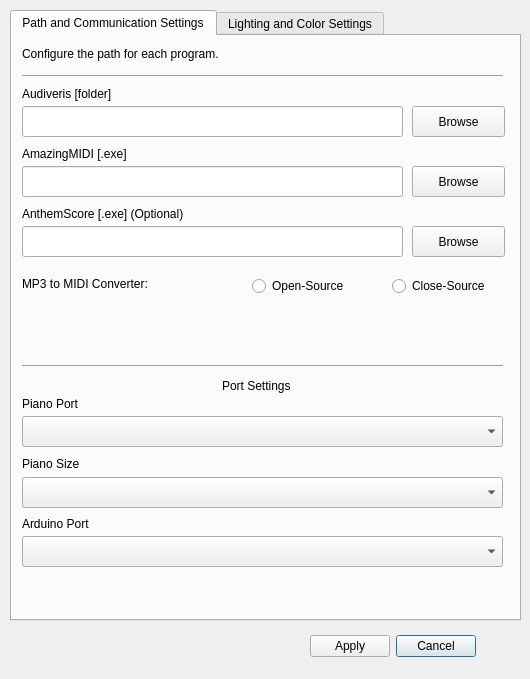
<?xml version="1.0" encoding="UTF-8"?>
<ui version="4.0">
 <class>Dialog</class>
 <widget class="QDialog" name="Dialog">
  <property name="geometry">
   <rect>
    <x>0</x>
    <y>0</y>
    <width>530</width>
    <height>679</height>
   </rect>
  </property>
  <property name="windowTitle">
   <string>Settings</string>
  </property>
  <widget class="QDialogButtonBox" name="apply_cancel_buttonBox">
   <property name="geometry">
    <rect>
     <x>310</x>
     <y>630</y>
     <width>201</width>
     <height>32</height>
    </rect>
   </property>
   <property name="layoutDirection">
    <enum>Qt::RightToLeft</enum>
   </property>
   <property name="orientation">
    <enum>Qt::Horizontal</enum>
   </property>
   <property name="standardButtons">
    <set>QDialogButtonBox::Apply|QDialogButtonBox::Cancel</set>
   </property>
  </widget>
  <widget class="QTabWidget" name="tabWidget">
   <property name="geometry">
    <rect>
     <x>10</x>
     <y>10</y>
     <width>511</width>
     <height>611</height>
    </rect>
   </property>
   <property name="layoutDirection">
    <enum>Qt::LeftToRight</enum>
   </property>
   <property name="currentIndex">
    <number>0</number>
   </property>
   <widget class="QWidget" name="path_and_comm_tab">
    <attribute name="title">
     <string>Path and Communication Settings</string>
    </attribute>
    <widget class="QPushButton" name="anthemscore_pushButton">
     <property name="geometry">
      <rect>
       <x>400</x>
       <y>190</y>
       <width>93</width>
       <height>31</height>
      </rect>
     </property>
     <property name="text">
      <string>Browse</string>
     </property>
    </widget>
    <widget class="QLineEdit" name="anthemscore_lineEdit">
     <property name="geometry">
      <rect>
       <x>10</x>
       <y>190</y>
       <width>381</width>
       <height>31</height>
      </rect>
     </property>
    </widget>
    <widget class="QPushButton" name="audiveris_pushButton">
     <property name="geometry">
      <rect>
       <x>400</x>
       <y>70</y>
       <width>93</width>
       <height>31</height>
      </rect>
     </property>
     <property name="text">
      <string>Browse</string>
     </property>
    </widget>
    <widget class="QLabel" name="anthemscore_label">
     <property name="geometry">
      <rect>
       <x>10</x>
       <y>170</y>
       <width>191</width>
       <height>16</height>
      </rect>
     </property>
     <property name="text">
      <string>AnthemScore [.exe] (Optional)</string>
     </property>
    </widget>
    <widget class="Line" name="path_line">
     <property name="geometry">
      <rect>
       <x>10</x>
       <y>30</y>
       <width>481</width>
       <height>20</height>
      </rect>
     </property>
     <property name="orientation">
      <enum>Qt::Horizontal</enum>
     </property>
    </widget>
    <widget class="QLabel" name="audiveris_label">
     <property name="geometry">
      <rect>
       <x>10</x>
       <y>50</y>
       <width>101</width>
       <height>16</height>
      </rect>
     </property>
     <property name="text">
      <string>Audiveris [folder]</string>
     </property>
    </widget>
    <widget class="QLineEdit" name="amazingmidi_lineEdit">
     <property name="geometry">
      <rect>
       <x>10</x>
       <y>130</y>
       <width>381</width>
       <height>31</height>
      </rect>
     </property>
    </widget>
    <widget class="QLabel" name="amazingmidi_label">
     <property name="geometry">
      <rect>
       <x>10</x>
       <y>110</y>
       <width>121</width>
       <height>16</height>
      </rect>
     </property>
     <property name="text">
      <string>AmazingMIDI [.exe]</string>
     </property>
    </widget>
    <widget class="QLabel" name="configure_path_label">
     <property name="geometry">
      <rect>
       <x>10</x>
       <y>10</y>
       <width>231</width>
       <height>16</height>
      </rect>
     </property>
     <property name="text">
      <string>Configure the path for each program.</string>
     </property>
    </widget>
    <widget class="QPushButton" name="amazingmidi_pushButton">
     <property name="geometry">
      <rect>
       <x>400</x>
       <y>130</y>
       <width>93</width>
       <height>31</height>
      </rect>
     </property>
     <property name="text">
      <string>Browse</string>
     </property>
    </widget>
    <widget class="QLineEdit" name="audiveris_lineEdit">
     <property name="geometry">
      <rect>
       <x>10</x>
       <y>70</y>
       <width>381</width>
       <height>31</height>
      </rect>
     </property>
    </widget>
    <widget class="QLabel" name="mp3_to_midi_converter_label">
     <property name="geometry">
      <rect>
       <x>10</x>
       <y>240</y>
       <width>141</width>
       <height>16</height>
      </rect>
     </property>
     <property name="text">
      <string>MP3 to MIDI Converter:</string>
     </property>
    </widget>
    <widget class="QRadioButton" name="open_source_radioButton">
     <property name="geometry">
      <rect>
       <x>240</x>
       <y>240</y>
       <width>111</width>
       <height>20</height>
      </rect>
     </property>
     <property name="text">
      <string>Open-Source</string>
     </property>
    </widget>
    <widget class="QRadioButton" name="close_source_radioButton">
     <property name="geometry">
      <rect>
       <x>380</x>
       <y>240</y>
       <width>111</width>
       <height>20</height>
      </rect>
     </property>
     <property name="text">
      <string>Close-Source</string>
     </property>
    </widget>
    <widget class="QLabel" name="pianoport_label">
     <property name="geometry">
      <rect>
       <x>10</x>
       <y>360</y>
       <width>71</width>
       <height>16</height>
      </rect>
     </property>
     <property name="text">
      <string>Piano Port</string>
     </property>
    </widget>
    <widget class="QLabel" name="pianosize_label">
     <property name="geometry">
      <rect>
       <x>10</x>
       <y>420</y>
       <width>71</width>
       <height>16</height>
      </rect>
     </property>
     <property name="text">
      <string>Piano Size</string>
     </property>
    </widget>
    <widget class="QLabel" name="portsettings_label">
     <property name="geometry">
      <rect>
       <x>210</x>
       <y>340</y>
       <width>81</width>
       <height>20</height>
      </rect>
     </property>
     <property name="text">
      <string>Port Settings</string>
     </property>
    </widget>
    <widget class="QComboBox" name="pianoport_comboBox">
     <property name="geometry">
      <rect>
       <x>10</x>
       <y>380</y>
       <width>481</width>
       <height>31</height>
      </rect>
     </property>
    </widget>
    <widget class="QLabel" name="arduinoport_label">
     <property name="geometry">
      <rect>
       <x>10</x>
       <y>480</y>
       <width>81</width>
       <height>16</height>
      </rect>
     </property>
     <property name="text">
      <string>Arduino Port</string>
     </property>
    </widget>
    <widget class="QComboBox" name="arduinoport_comboBox">
     <property name="geometry">
      <rect>
       <x>10</x>
       <y>500</y>
       <width>481</width>
       <height>31</height>
      </rect>
     </property>
    </widget>
    <widget class="QComboBox" name="pianosize_comboBox">
     <property name="geometry">
      <rect>
       <x>10</x>
       <y>441</y>
       <width>481</width>
       <height>31</height>
      </rect>
     </property>
    </widget>
    <widget class="Line" name="comm_line">
     <property name="geometry">
      <rect>
       <x>10</x>
       <y>320</y>
       <width>481</width>
       <height>20</height>
      </rect>
     </property>
     <property name="orientation">
      <enum>Qt::Horizontal</enum>
     </property>
    </widget>
   </widget>
   <widget class="QWidget" name="color_tab">
    <attribute name="title">
     <string>Lighting and Color Settings</string>
    </attribute>
    <widget class="QLabel" name="colorsettings_label">
     <property name="geometry">
      <rect>
       <x>170</x>
       <y>10</y>
       <width>151</width>
       <height>20</height>
      </rect>
     </property>
     <property name="text">
      <string>Lighting Scheme Settings</string>
     </property>
    </widget>
    <widget class="QComboBox" name="beginner_comboBox">
     <property name="geometry">
      <rect>
       <x>10</x>
       <y>60</y>
       <width>481</width>
       <height>31</height>
      </rect>
     </property>
    </widget>
    <widget class="QLabel" name="beginner_label">
     <property name="geometry">
      <rect>
       <x>10</x>
       <y>40</y>
       <width>191</width>
       <height>16</height>
      </rect>
     </property>
     <property name="text">
      <string>Beginner Mode Lighting Scheme</string>
     </property>
    </widget>
    <widget class="QLabel" name="intermediate_label">
     <property name="geometry">
      <rect>
       <x>10</x>
       <y>100</y>
       <width>221</width>
       <height>16</height>
      </rect>
     </property>
     <property name="text">
      <string>Intermediate Mode Lighting Scheme</string>
     </property>
    </widget>
    <widget class="QComboBox" name="intermediate_comboBox">
     <property name="geometry">
      <rect>
       <x>10</x>
       <y>120</y>
       <width>481</width>
       <height>31</height>
      </rect>
     </property>
    </widget>
    <widget class="QLabel" name="expert_label">
     <property name="geometry">
      <rect>
       <x>10</x>
       <y>160</y>
       <width>251</width>
       <height>16</height>
      </rect>
     </property>
     <property name="text">
      <string>Expert Mode Lighting Scheme</string>
     </property>
    </widget>
    <widget class="QComboBox" name="expert_comboBox">
     <property name="geometry">
      <rect>
       <x>10</x>
       <y>180</y>
       <width>481</width>
       <height>31</height>
      </rect>
     </property>
    </widget>
    <widget class="Line" name="line">
     <property name="geometry">
      <rect>
       <x>10</x>
       <y>230</y>
       <width>481</width>
       <height>16</height>
      </rect>
     </property>
     <property name="orientation">
      <enum>Qt::Horizontal</enum>
     </property>
    </widget>
    <widget class="QLabel" name="colorsettings_label_2">
     <property name="geometry">
      <rect>
       <x>210</x>
       <y>250</y>
       <width>81</width>
       <height>20</height>
      </rect>
     </property>
     <property name="text">
      <string>Color Settings</string>
     </property>
    </widget>
    <widget class="QToolBox" name="toolBox">
     <property name="geometry">
      <rect>
       <x>10</x>
       <y>276</y>
       <width>481</width>
       <height>291</height>
      </rect>
     </property>
     <property name="currentIndex">
      <number>0</number>
     </property>
     <widget class="QWidget" name="black_and_white_page">
      <property name="geometry">
       <rect>
        <x>0</x>
        <y>0</y>
        <width>481</width>
        <height>198</height>
       </rect>
      </property>
      <attribute name="label">
       <string>Black and White Key Distinction</string>
      </attribute>
      <widget class="QPushButton" name="black_key_pushButton">
       <property name="geometry">
        <rect>
         <x>30</x>
         <y>80</y>
         <width>141</width>
         <height>61</height>
        </rect>
       </property>
       <property name="text">
        <string/>
       </property>
      </widget>
      <widget class="QLabel" name="black_key_label">
       <property name="geometry">
        <rect>
         <x>70</x>
         <y>40</y>
         <width>61</width>
         <height>16</height>
        </rect>
       </property>
       <property name="text">
        <string>Black Keys</string>
       </property>
      </widget>
      <widget class="QLabel" name="white_key_label">
       <property name="geometry">
        <rect>
         <x>340</x>
         <y>40</y>
         <width>71</width>
         <height>16</height>
        </rect>
       </property>
       <property name="text">
        <string>White Keys</string>
       </property>
      </widget>
      <widget class="QPushButton" name="white_key_pushButton">
       <property name="geometry">
        <rect>
         <x>300</x>
         <y>80</y>
         <width>141</width>
         <height>61</height>
        </rect>
       </property>
       <property name="text">
        <string/>
       </property>
      </widget>
     </widget>
     <widget class="QWidget" name="right_wrong_and_upcoming_page">
      <property name="geometry">
       <rect>
        <x>0</x>
        <y>0</y>
        <width>481</width>
        <height>198</height>
       </rect>
      </property>
      <attribute name="label">
       <string>Right, Wrong, and Upcoming Note Distinction</string>
      </attribute>
      <widget class="QPushButton" name="right_pushButton">
       <property name="geometry">
        <rect>
         <x>10</x>
         <y>70</y>
         <width>141</width>
         <height>61</height>
        </rect>
       </property>
       <property name="text">
        <string/>
       </property>
      </widget>
      <widget class="QPushButton" name="wrong_pushButton">
       <property name="geometry">
        <rect>
         <x>170</x>
         <y>70</y>
         <width>141</width>
         <height>61</height>
        </rect>
       </property>
       <property name="text">
        <string/>
       </property>
      </widget>
      <widget class="QPushButton" name="upcoming_pushButton">
       <property name="geometry">
        <rect>
         <x>330</x>
         <y>70</y>
         <width>141</width>
         <height>61</height>
        </rect>
       </property>
       <property name="text">
        <string/>
       </property>
      </widget>
      <widget class="QLabel" name="right_label">
       <property name="geometry">
        <rect>
         <x>50</x>
         <y>30</y>
         <width>61</width>
         <height>16</height>
        </rect>
       </property>
       <property name="text">
        <string>Right Note</string>
       </property>
      </widget>
      <widget class="QLabel" name="wrong_label">
       <property name="geometry">
        <rect>
         <x>200</x>
         <y>30</y>
         <width>71</width>
         <height>16</height>
        </rect>
       </property>
       <property name="text">
        <string>Wrong Note</string>
       </property>
      </widget>
      <widget class="QLabel" name="upcoming_label">
       <property name="geometry">
        <rect>
         <x>360</x>
         <y>30</y>
         <width>91</width>
         <height>16</height>
        </rect>
       </property>
       <property name="text">
        <string>Upcoming Note</string>
       </property>
      </widget>
     </widget>
     <widget class="QWidget" name="upcoming_and_immediate_page">
      <attribute name="label">
       <string>Upcoming and Immediate Note Distinction</string>
      </attribute>
      <widget class="QPushButton" name="upcoming_pushButton_page3">
       <property name="geometry">
        <rect>
         <x>30</x>
         <y>80</y>
         <width>141</width>
         <height>61</height>
        </rect>
       </property>
       <property name="text">
        <string/>
       </property>
      </widget>
      <widget class="QPushButton" name="immediate_pushButton">
       <property name="geometry">
        <rect>
         <x>300</x>
         <y>80</y>
         <width>141</width>
         <height>61</height>
        </rect>
       </property>
       <property name="text">
        <string/>
       </property>
      </widget>
      <widget class="QLabel" name="upcoming_label_page3">
       <property name="geometry">
        <rect>
         <x>70</x>
         <y>40</y>
         <width>55</width>
         <height>16</height>
        </rect>
       </property>
       <property name="text">
        <string>Upcoming</string>
       </property>
      </widget>
      <widget class="QLabel" name="immediate_label">
       <property name="geometry">
        <rect>
         <x>340</x>
         <y>40</y>
         <width>71</width>
         <height>16</height>
        </rect>
       </property>
       <property name="text">
        <string>Immediate</string>
       </property>
      </widget>
     </widget>
    </widget>
   </widget>
  </widget>
 </widget>
 <resources/>
 <connections>
  <connection>
   <sender>apply_cancel_buttonBox</sender>
   <signal>accepted()</signal>
   <receiver>Dialog</receiver>
   <slot>accept()</slot>
   <hints>
    <hint type="sourcelabel">
     <x>248</x>
     <y>254</y>
    </hint>
    <hint type="destinationlabel">
     <x>157</x>
     <y>274</y>
    </hint>
   </hints>
  </connection>
  <connection>
   <sender>apply_cancel_buttonBox</sender>
   <signal>rejected()</signal>
   <receiver>Dialog</receiver>
   <slot>reject()</slot>
   <hints>
    <hint type="sourcelabel">
     <x>316</x>
     <y>260</y>
    </hint>
    <hint type="destinationlabel">
     <x>286</x>
     <y>274</y>
    </hint>
   </hints>
  </connection>
 </connections>
</ui>
